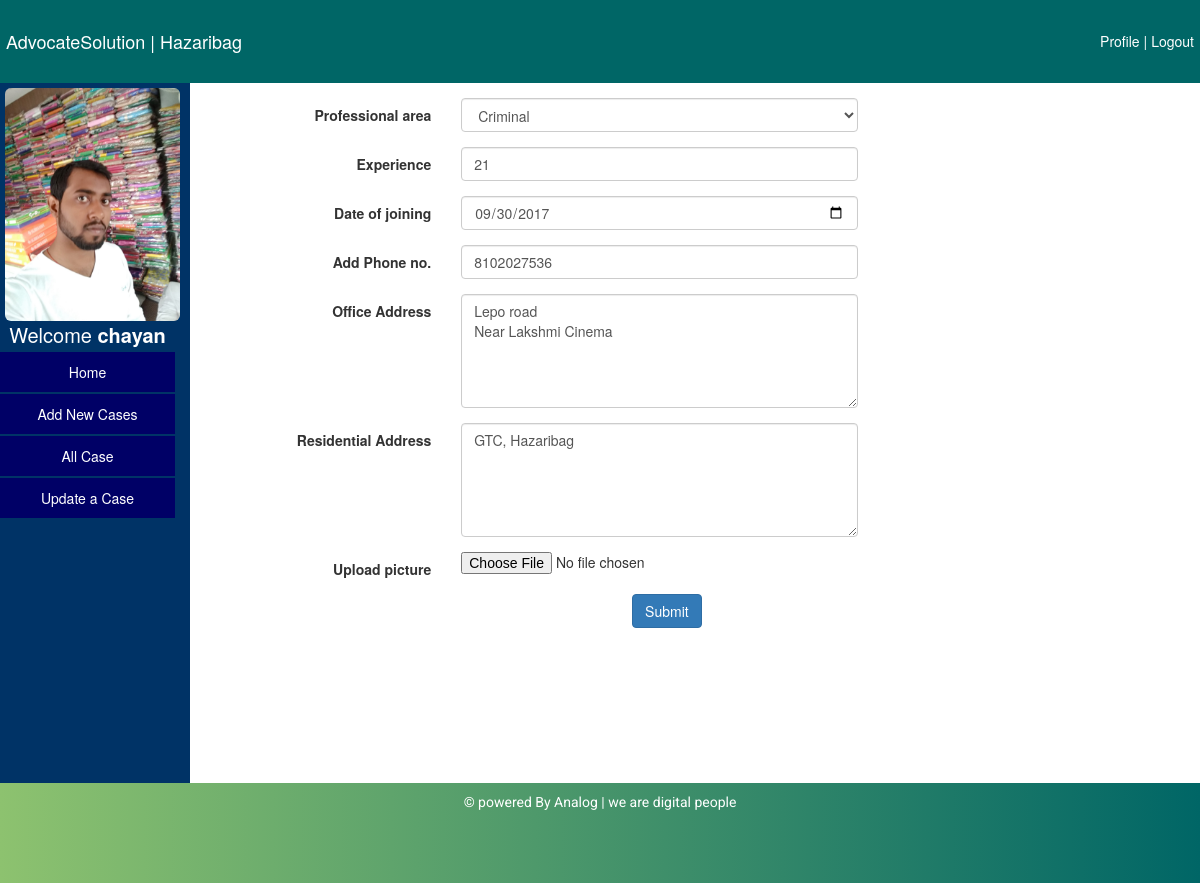
Screenshot of /profile/aboutyou.php (signed in) with the database file from the repository.
### tables this page shows
CREATE TABLE `advo_profile` (
  `profile_id` int(30) NOT NULL,
  `advo_id` int(30) NOT NULL,
  `professional_area` varchar(40) NOT NULL,
  `date_joining` date NOT NULL,
  `experience` varchar(40) NOT NULL,
  `phone_no` varchar(40) NOT NULL,
  `office_address` varchar(500) NOT NULL,
  `residential_address` varchar(500) NOT NULL,
  `profile_photo` text NOT NULL
);

CREATE TABLE `advo_details` (
  `advo_id` int(30) NOT NULL,
  `user_id` int(20) NOT NULL,
  `enrollment_no` varchar(40) NOT NULL,
  `first_name` varchar(40) NOT NULL,
  `last_name` varchar(40) NOT NULL,
  `dob` varchar(40) NOT NULL,
  `email` varchar(60) NOT NULL,
  `gender` varchar(10) NOT NULL
);

### profile/aboutyou.php (the view, shortened to what this page needs)
<?php
include("../includes/database.php");
$advo_id=$_SESSION['u_id'];
 $sql="select first_name from advo_details where advo_id='$advo_id'";
			   $result_sql=mysqli_query($con,$sql)  ;
			    while($row=mysqli_fetch_array($result_sql))
					{
						$first_name=$row['first_name'];
					}
				   $sql_profile="select * from advo_profile where advo_id='$advo_id'";
        $result_profile=mysqli_query($con,$sql_profile);
        while($row=mysqli_fetch_array($result_profile))
		{
			$professional_area=$row['professional_area'];
			$date_joining=$row['date_joining'];
			$experience=$row['experience'];
			$phone_no=$row['phone_no'];
			$office_address=$row['office_address'];
			$residential_address=$row['residential_address'];
			$profile_photo=$row['profile_photo'];
		}
?>
<!doctype html>
<?php include('../includes/header.php'); ?>
<body>
<div class="container-fluid">
      <a href="#" class="navbar-brand" style="margin-top:25px;">AdvocateSolution | Hazaribag</a>
     <a href="logout.php" class="pull-right"style="margin-top:25px;">Logout</a>
      <a href="edit_profile.php" class="pull-right" style="margin-top:25px;">Profile |</a>
      </div>
<div class="row">
	<div class="col-lg-2" style="background:#036; height:700px;text-align:center">
    <span><?php echo "<img style='margin-top:5px; margin-left:5px;' src = 'post_images/$profile_photo' width='200' alt='Smiley face' height='42' width='42'class='img-responsive img-rounded'>"; ?></span>
       <span style="color:white;font-size:20px;">Welcome <?php echo"<strong> $first_name </strong>"; ?></span>
   		<a href="myaccount.php">Home</a>
        <a href="addNewcase.php">Add New Cases</a>
        <a href="Allcases.php">All Case</a>
        <a href="update_case.php">Update a Case</a>
    </div>
    <div class="col-lg-10" style="margin-top:15px;">
    		<form method="post" class="form-horizontal" action="#" enctype="multipart/form-data" name="form1">
     <div class="form-group">
        <label class="col-xs-3 control-label">Professional area</label>
        <div class="col-xs-5 selectContainer">
            <select class="form-control" name="professional_area" value="<?php echo $professional_area ?> required >
                <option value="Professional Area" >Professional Area</option>
                <option value="criminal">Criminal</option>
            </select>
        </div>
    </div>
    <div class="form-group">
        <label class="col-xs-3 control-label">Experience</label>
        <div class="col-xs-5">
            <input type="text" class="form-control" name="experience" value="<?php echo$experience ?>" required/>
        </div>
    </div>
    <div class="form-group">
        <label class="col-xs-3 control-label">Date of joining</label>
        <div class="col-xs-5">
            <input type="date" class="form-control" name="date_joining" value="<?php echo$date_joining ?>"required/>
        </div>
    </div>
    <div class="form-group">
        <label class="col-xs-3 control-label">Add Phone no.</label>
        <div class="col-xs-5">
            <input type="text" class="form-control" name="phone_no" value="<?php echo$phone_no ?>" required />
        </div>
    </div>
    <div class="form-group">
        <label class="col-xs-3 control-label">Office Address</label>
        <div class="col-xs-5">
            <textarea  class="form-control" rows="5" name="office_address" required><?php echo$office_address ?></textarea>
        </div>
    </div>
    <div class="form-group">
        <label class="col-xs-3 control-label">Residential Address</label>
        <div class="col-xs-5">
            <textarea class="form-control" rows="5" name="residential_address"  required><?php echo$residential_address ?></textarea>
        </div>
    </div>
    <div class="form-group">
    <label class="col-xs-3 control-label">Upload picture</label>
    <div class="col-xs-5">
    <input type="file" name="profile_photo" size='60' required />
    </div>
    </div>
    <div class="form-group">
        <div class="col-xs-5 col-xs-offset-5">
            <button type="submit" class="btn btn-primary" name="submit" onclick="phonenumber(document.form1.phone_no)">Submit</button>
        </div>
    </div>
    </form>
    </div>
</div>
<?php include('../includes/footer.php');?>
</body>
</html>

### style/style.css (style rules this page uses)
* { margin:0; padding:0; }
.container-fluid { background:#006666; padding:4px; color:#996; }
.container-fluid a { color:white; padding:2px; }
.col-lg-2 a { display:block; padding:10px; color:white; background:#006; text-decoration:none; text-align:center; margin:2px 0 0 0; }

### rows the page displays
advo_profile: profile_photo (picture), professional_area "Criminal", experience "21", date_joining "09/30/2017", phone_no "8102027536", office_address "Lepo road Near Lakshmi Cinema", residential_address "GTC, Hazaribag"
advo_details: first_name "chayan"
